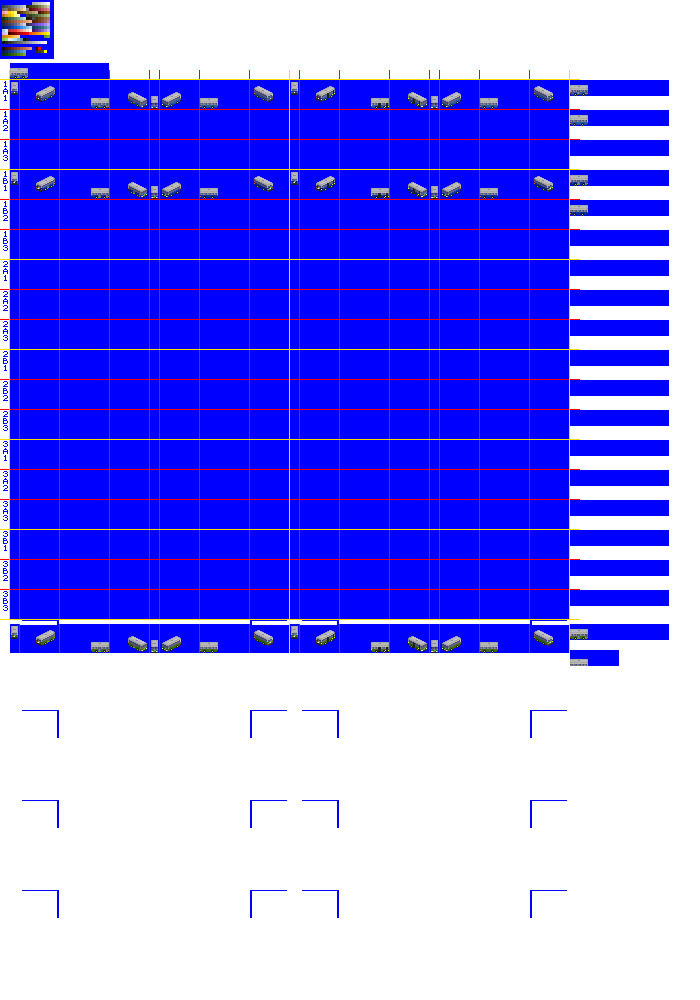
#> input picture gfx/4xx/Ik405_a.png, 700 x 1000 px
$ python png_to_temp.py Ik405_a.png
#> lines starting #> are read from the running program, lines starting #| are printed output that depends on the picture; after the words box and inside, x2 and y2 are one past the last pixel; in counts of white or black regions, pixels touching at a corner belong together
#!/usr/bin/env python3
import cv2
import numpy as np
import sys
import os

def process_sprites(image_path):
    # Abszolút út és mappa név kinyerése
#> called with image_path = 'Ik405_a.png'
    abs_path = os.path.abspath(image_path)
    parent_folder = os.path.basename(os.path.dirname(abs_path))
    base_name = os.path.splitext(os.path.basename(image_path))[0]

    img = cv2.imread(image_path)
#> img is the input picture: shape (1000, 700, 3); mean B, G, R 245.5, 128.5, 134.1
    if img is None:
        print(f"Hiba: Nem sikerült betölteni a képet: {image_path}")
        return

    # Képfeldolgozás: szürkeárnyalat és küszöbölés
    gray = cv2.cvtColor(img, cv2.COLOR_BGR2GRAY)
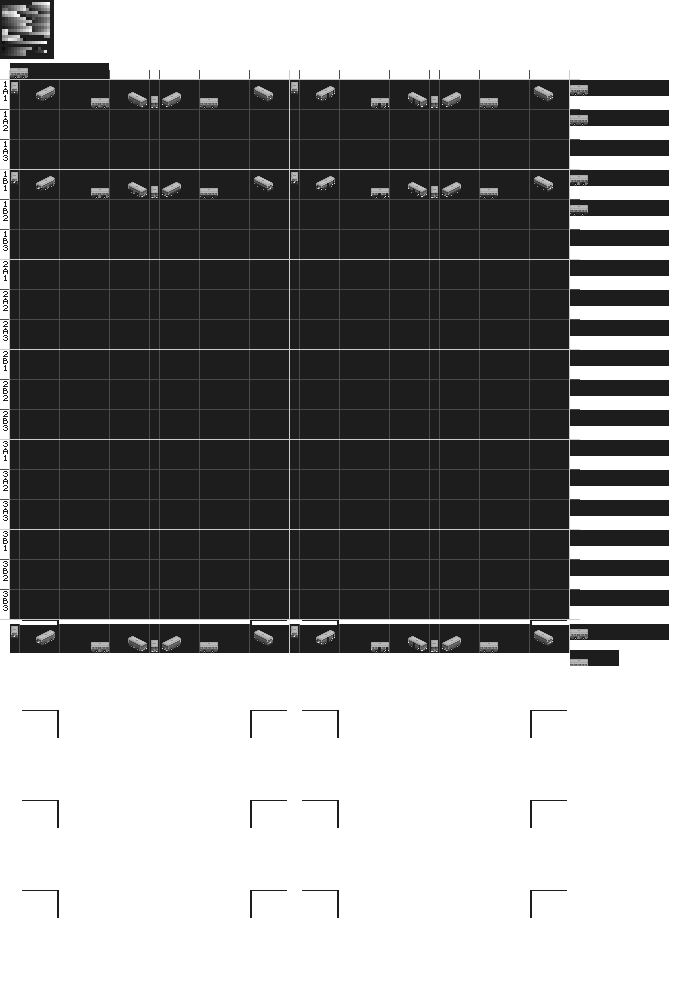
#> gray: shape (1000, 700); min 12, max 255, mean 143.5
    _, thresh = cv2.threshold(gray, 250, 255, cv2.THRESH_BINARY_INV)
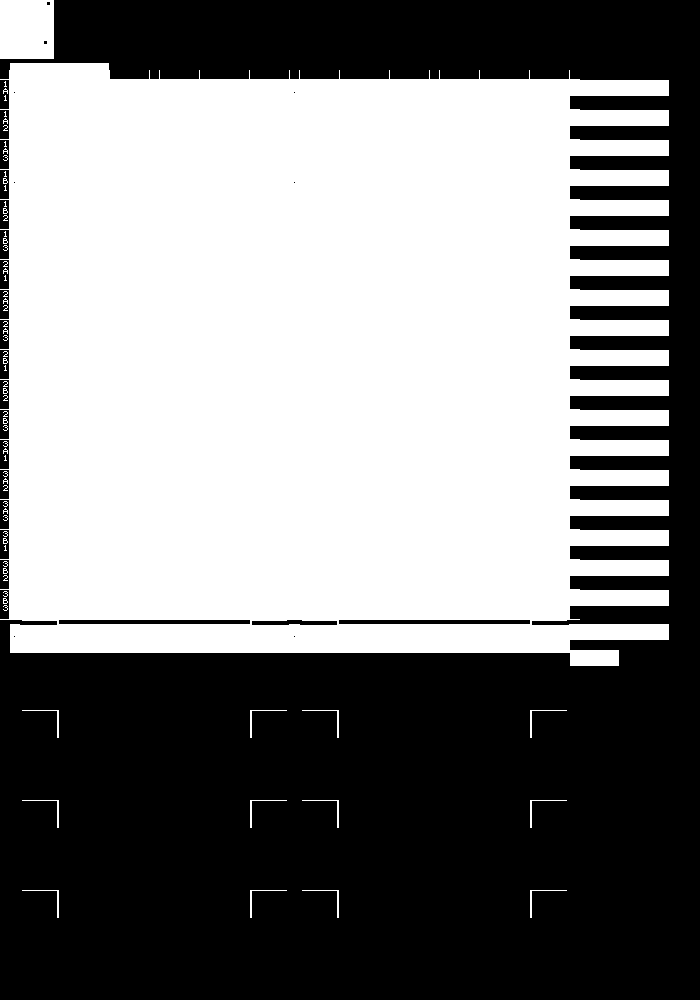
#> thresh: shape (1000, 700); 51.1% white; 30 black regions (8 under 20 px)
    contours, _ = cv2.findContours(thresh, cv2.RETR_EXTERNAL, cv2.CHAIN_APPROX_SIMPLE)
#> contours = 68 contours, 54 with area under 20; largest, box (x1, y1, x2, y2) and area: (0, 63, 669, 666) 351184, (0, 0, 54, 59) 3074, (530, 890, 567, 918) 28, (302, 890, 339, 918) 28, (250, 890, 287, 918) 28

    rects = []
    for cnt in contours:
        x, y, w, h = cv2.boundingRect(cnt)
        if w > 5 and h > 5:
            rects.append([x, y, w, h])
#> this loop made 68 passes
#> (x, y, w, h) on passes 1 to 12: (530, 890, 37, 28), (302, 890, 37, 28), (250, 890, 37, 28), (22, 890, 37, 28), (530, 800, 37, 28), (302, 800, 37, 28), (250, 800, 37, 28), (22, 800, 37, 28), (530, 710, 37, 28), (302, 710, 37, 28), (250, 710, 37, 28), (22, 710, 37, 28)
#> after the loop, rects = 14 items, first 6: [530, 890, 37, 28], [302, 890, 37, 28], [250, 890, 37, 28], [22, 890, 37, 28], [530, 800, 37, 28], [302, 800, 37, 28]

    # Rendezés: Sorok (Y), majd oszlopok (X) szerint
    rects.sort(key=lambda r: (r[1] // 10, r[0]))

    # Csoportok meghatározása[cite: 3]
    group_1 = rects[:8]
#> group_1 = [[0, 0, 54, 59], [0, 63, 669, 603], [22, 710, 37, 28], [250, 710, 37, 28], [302, 710, 37, 28], [530, 710, 37, 28], [22, 800, 37, 28], [250, 800, 37, 28]]
    group_2 = rects[8:16] if len(rects) > 8 else []
#> group_2 = [[302, 800, 37, 28], [530, 800, 37, 28], [22, 890, 37, 28], [250, 890, 37, 28], [302, 890, 37, 28], [530, 890, 37, 28]]

    # Módosított group_3 logika:
    # Ha van legalább 9 kép, a 9. (index 8) legyen a kiválasztott, különben a 3. (index 2)[cite: 3]
    if len(rects) >= 17:
        group_3 = [rects[16]]
    else:
        group_3 = [rects[2]] if len(rects) > 2 else []
#> group_3 = [[22, 710, 37, 28]]

    def generate_nml_block1(name, sprite_list, folder):
#> called with name = 'Ik405_a', folder = '4xx'
        block = f"spriteset(ss_{name}, \"gfx/{folder}/{name}.png\") {{\n"
        for r in sprite_list:
            x, y, w, h = r
            block += f"    [ {x:4}, {y:4}, {w:3}, {h:3}, {-w//2:3}, {-h//2:3}, ANIM ]\n"
#> this loop made 8 passes
        block += "}\n\n"
        return block

    def generate_nml_block2(name, sprite_list, folder):
#> called with name = 'Ik405_a', folder = '4xx'
        block = f"spriteset(ss_{name}_loading, \"gfx/{folder}/{name}.png\") {{\n"
        for r in sprite_list:
            x, y, w, h = r
            block += f"    [ {x:4}, {y:4}, {w:3}, {h:3}, {-w//2:3}, {-h//2:3}, ANIM ]\n"
#> this loop made 6 passes
#> (r, x, y) on passes 1 to 6: ([302, 800, 37, 28], 302, 800), ([530, 800, 37, 28], 530, 800), ([22, 890, 37, 28], 22, 890), ([250, 890, 37, 28], 250, 890), ([302, 890, 37, 28], 302, 890), ([530, 890, 37, 28], 530, 890)
        block += "}\n\n"
        return block

    def generate_nml_block3(name, sprite_list, folder):
#> called with name = 'Ik405_a', folder = '4xx'
        block = f"spriteset(ss_{name}_purchase, \"gfx/{folder}/{name}.png\") {{\n"
        for r in sprite_list:
            x, y, w, h = r
            block += f"    [ {x:4}, {y:4}, {w:3}, {h:3}, {-w//2:3}, {-h//2:3}, ANIM ]\n"
#> this loop made 1 pass
        block += "}\n\n"
        return block

    # NML tartalom összeállítása[cite: 3]
    nml_content = f"// NML Sprite Layout for {base_name}.png\n\n"
    nml_content += generate_nml_block1(base_name, group_1, parent_folder)
    if group_2:
        nml_content += generate_nml_block2(base_name, group_2, parent_folder)
    if group_3:
        nml_content += generate_nml_block3(base_name, group_3, parent_folder)

    output_filename = f"{base_name}_spriteset.nml"
    with open(output_filename, "w") as f:
        f.write(nml_content)

    print(f"Siker! Generált fájl: {output_filename} (Mappa: {parent_folder})")

if __name__ == "__main__":
    if len(sys.argv) > 1:
        process_sprites(sys.argv[1])

$ run again, on gfx/4xx/Ik415_a.png
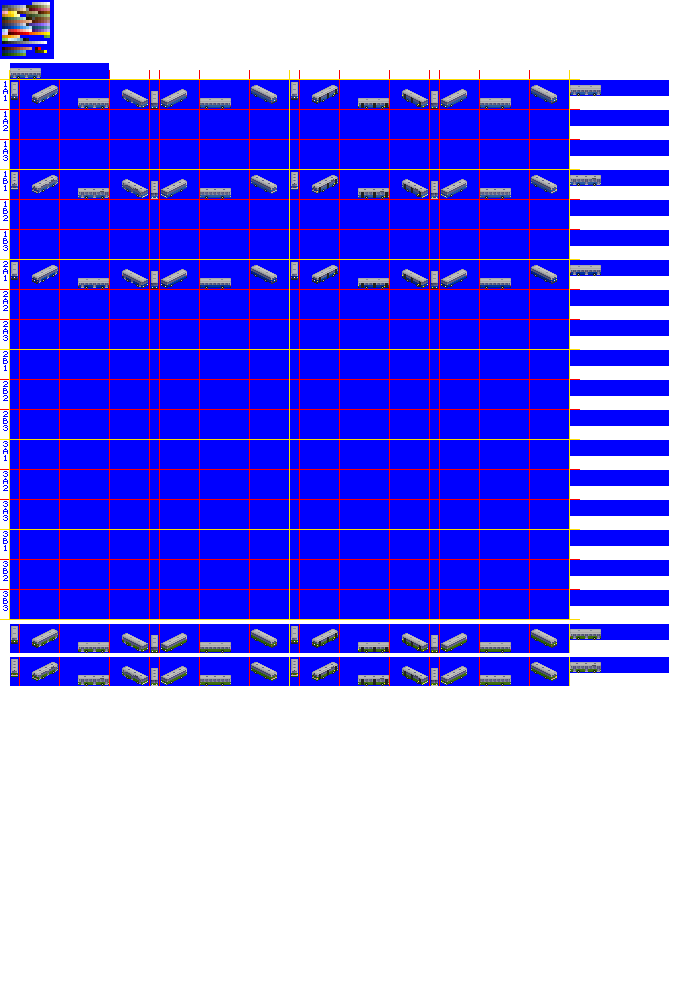
#> input picture gfx/4xx/Ik415_a.png, 700 x 1000 px
#> in process_sprites, img is the input picture: shape (1000, 700, 3); mean B, G, R 243.2, 125, 130.5
#> in process_sprites, `gray = cv2.cvtColor(img, cv2.COLOR_BGR2GRAY)`:
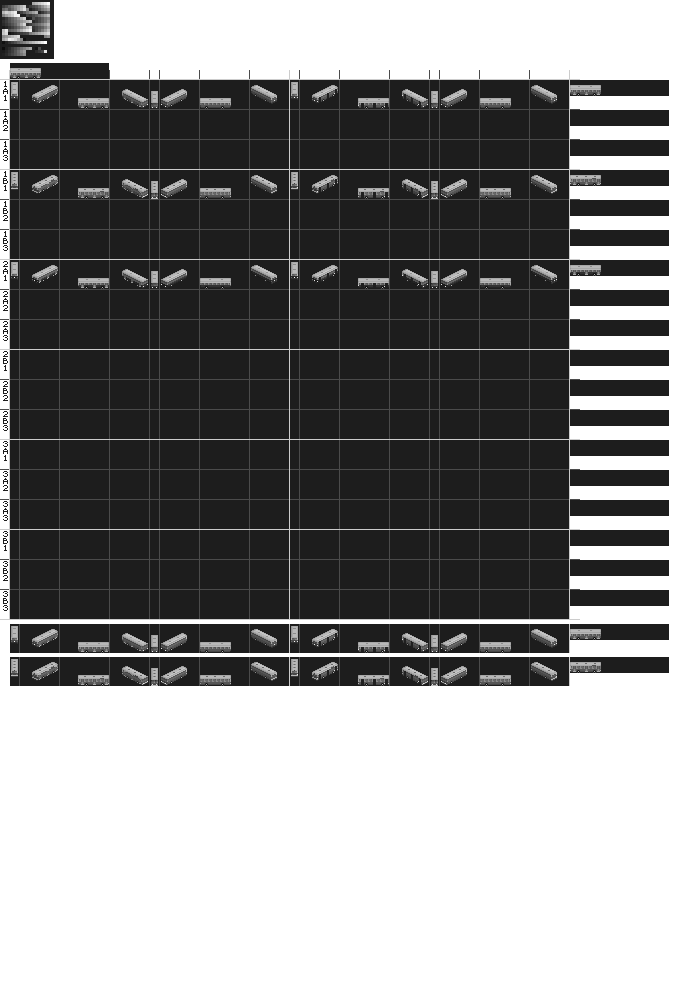
#> gray: shape (1000, 700); min 12, max 255, mean 140.1
#> in process_sprites, `_, thresh = cv2.threshold(gray, 250, 255, cv2.THRESH_BINARY_INV)`:
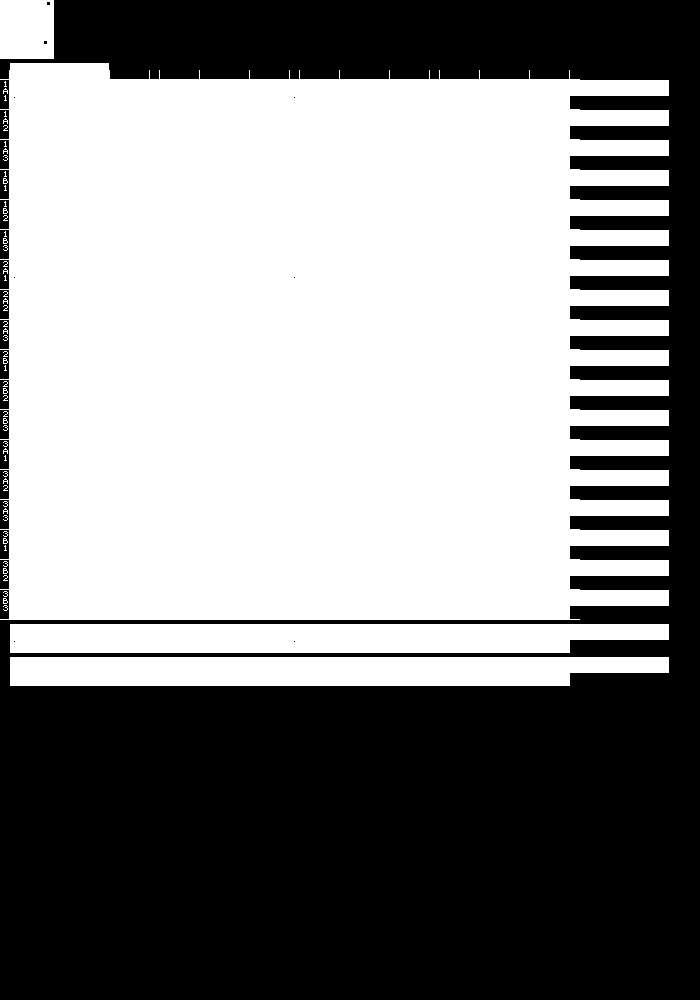
#> thresh: shape (1000, 700); 53.4% white; 27 black regions (8 under 20 px)
#> contours = 58 contours, 54 with area under 20; largest, box (x1, y1, x2, y2) and area: (0, 63, 669, 620) 330956, (10, 657, 669, 686) 17138, (10, 624, 669, 653) 17138, (0, 0, 54, 59) 3074
#> the loop in process_sprites, `for cnt in contours:` made 58 passes
#> (x, y, w, h) on passes 1 to 8: (10, 657, 659, 29), (10, 624, 659, 29), (3, 605, 5, 6), (3, 598, 5, 6), (3, 591, 5, 6), (3, 575, 5, 6), (3, 568, 5, 6), (3, 561, 5, 6)
#> after the loop in process_sprites, `for cnt in contours:`: rects = [[10, 657, 659, 29], [10, 624, 659, 29], [0, 63, 669, 557], [0, 0, 54, 59]]
#> group_1 = [[0, 0, 54, 59], [0, 63, 669, 557], [10, 624, 659, 29], [10, 657, 659, 29]]
#> group_2 = []
#> group_3 = [[10, 624, 659, 29]]
#> the loop in generate_nml_block1, `for r in sprite_list:` made 4 passes
#> the loop in generate_nml_block3, `for r in sprite_list:` made 1 pass
